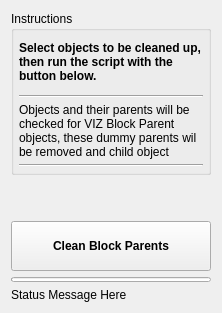
<?xml version="1.0" encoding="UTF-8"?>
<ui version="4.0">
 <class>Form</class>
 <widget class="QWidget" name="Form">
  <property name="geometry">
   <rect>
    <x>0</x>
    <y>0</y>
    <width>218</width>
    <height>302</height>
   </rect>
  </property>
  <property name="sizePolicy">
   <sizepolicy hsizetype="Fixed" vsizetype="Fixed">
    <horstretch>0</horstretch>
    <verstretch>0</verstretch>
   </sizepolicy>
  </property>
  <property name="windowTitle">
   <string>Form</string>
  </property>
  <layout class="QVBoxLayout" name="verticalLayout">
   <property name="sizeConstraint">
    <enum>QLayout::SetFixedSize</enum>
   </property>
   <item>
    <widget class="QGroupBox" name="groupBox">
     <property name="sizePolicy">
      <sizepolicy hsizetype="Minimum" vsizetype="MinimumExpanding">
       <horstretch>0</horstretch>
       <verstretch>0</verstretch>
      </sizepolicy>
     </property>
     <property name="minimumSize">
      <size>
       <width>0</width>
       <height>0</height>
      </size>
     </property>
     <property name="maximumSize">
      <size>
       <width>200</width>
       <height>16777215</height>
      </size>
     </property>
     <property name="title">
      <string>Instructions</string>
     </property>
     <property name="flat">
      <bool>true</bool>
     </property>
     <layout class="QVBoxLayout" name="verticalLayout_2">
      <property name="spacing">
       <number>5</number>
      </property>
      <property name="leftMargin">
       <number>5</number>
      </property>
      <property name="topMargin">
       <number>3</number>
      </property>
      <property name="rightMargin">
       <number>5</number>
      </property>
      <property name="bottomMargin">
       <number>5</number>
      </property>
      <item>
       <widget class="QLabel" name="label">
        <property name="font">
         <font>
          <weight>75</weight>
          <bold>true</bold>
         </font>
        </property>
        <property name="text">
         <string>Select objects to be cleaned up, then run the script with the button below.</string>
        </property>
        <property name="wordWrap">
         <bool>true</bool>
        </property>
       </widget>
      </item>
      <item>
       <widget class="Line" name="line">
        <property name="orientation">
         <enum>Qt::Horizontal</enum>
        </property>
       </widget>
      </item>
      <item>
       <widget class="QLabel" name="label_2">
        <property name="sizePolicy">
         <sizepolicy hsizetype="MinimumExpanding" vsizetype="Preferred">
          <horstretch>0</horstretch>
          <verstretch>0</verstretch>
         </sizepolicy>
        </property>
        <property name="text">
         <string>Objects and their parents will be checked for VIZ Block Parent objects, these dummy parents wil be removed and child object transforms preserved. </string>
        </property>
        <property name="wordWrap">
         <bool>true</bool>
        </property>
       </widget>
      </item>
      <item>
       <widget class="Line" name="line_2">
        <property name="orientation">
         <enum>Qt::Horizontal</enum>
        </property>
       </widget>
      </item>
     </layout>
    </widget>
   </item>
   <item>
    <spacer name="verticalSpacer">
     <property name="orientation">
      <enum>Qt::Vertical</enum>
     </property>
     <property name="sizeHint" stdset="0">
      <size>
       <width>20</width>
       <height>40</height>
      </size>
     </property>
    </spacer>
   </item>
   <item>
    <widget class="QPushButton" name="btn_clean">
     <property name="minimumSize">
      <size>
       <width>0</width>
       <height>50</height>
      </size>
     </property>
     <property name="font">
      <font>
       <weight>75</weight>
       <bold>true</bold>
      </font>
     </property>
     <property name="text">
      <string>Clean Block Parents</string>
     </property>
    </widget>
   </item>
   <item>
    <widget class="QProgressBar" name="bar_progress">
     <property name="sizePolicy">
      <sizepolicy hsizetype="Expanding" vsizetype="Fixed">
       <horstretch>0</horstretch>
       <verstretch>0</verstretch>
      </sizepolicy>
     </property>
     <property name="minimumSize">
      <size>
       <width>0</width>
       <height>0</height>
      </size>
     </property>
     <property name="maximumSize">
      <size>
       <width>16777215</width>
       <height>5</height>
      </size>
     </property>
     <property name="baseSize">
      <size>
       <width>0</width>
       <height>0</height>
      </size>
     </property>
     <property name="value">
      <number>0</number>
     </property>
     <property name="textVisible">
      <bool>false</bool>
     </property>
    </widget>
   </item>
   <item>
    <widget class="QLabel" name="lbl_status">
     <property name="text">
      <string>Status Message Here</string>
     </property>
    </widget>
   </item>
  </layout>
 </widget>
 <resources/>
 <connections/>
</ui>
